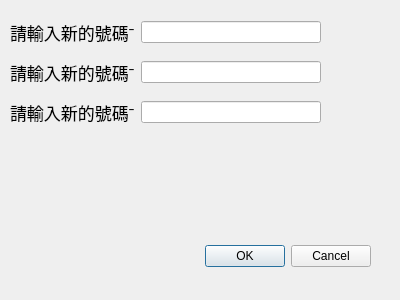
<?xml version="1.0" encoding="UTF-8"?>
<ui version="4.0">
 <class>Dialog</class>
 <widget class="QDialog" name="Dialog">
  <property name="geometry">
   <rect>
    <x>0</x>
    <y>0</y>
    <width>400</width>
    <height>300</height>
   </rect>
  </property>
  <property name="windowTitle">
   <string>Dialog</string>
  </property>
  <widget class="QDialogButtonBox" name="buttonBox">
   <property name="geometry">
    <rect>
     <x>30</x>
     <y>240</y>
     <width>341</width>
     <height>32</height>
    </rect>
   </property>
   <property name="orientation">
    <enum>Qt::Horizontal</enum>
   </property>
   <property name="standardButtons">
    <set>QDialogButtonBox::Cancel|QDialogButtonBox::Ok</set>
   </property>
  </widget>
  <widget class="QWidget" name="horizontalLayoutWidget_7">
   <property name="geometry">
    <rect>
     <x>10</x>
     <y>100</y>
     <width>311</width>
     <height>31</height>
    </rect>
   </property>
   <layout class="QHBoxLayout" name="horizontalLayout_7" stretch="0,10">
    <property name="sizeConstraint">
     <enum>QLayout::SetMaximumSize</enum>
    </property>
    <item>
     <widget class="QLabel" name="label_8">
      <property name="font">
       <font>
        <pointsize>13</pointsize>
       </font>
      </property>
      <property name="text">
       <string>請輸入新的號碼ˉ</string>
      </property>
     </widget>
    </item>
    <item>
     <widget class="QLineEdit" name="lineEdit_6"/>
    </item>
   </layout>
  </widget>
  <widget class="QWidget" name="horizontalLayoutWidget_4">
   <property name="geometry">
    <rect>
     <x>10</x>
     <y>20</y>
     <width>311</width>
     <height>31</height>
    </rect>
   </property>
   <layout class="QHBoxLayout" name="horizontalLayout_4" stretch="0,10">
    <property name="sizeConstraint">
     <enum>QLayout::SetMaximumSize</enum>
    </property>
    <item>
     <widget class="QLabel" name="label_5">
      <property name="font">
       <font>
        <pointsize>13</pointsize>
       </font>
      </property>
      <property name="text">
       <string>請輸入新的號碼ˉ</string>
      </property>
     </widget>
    </item>
    <item>
     <widget class="QLineEdit" name="lineEdit_3"/>
    </item>
   </layout>
  </widget>
  <widget class="QWidget" name="horizontalLayoutWidget_6">
   <property name="geometry">
    <rect>
     <x>10</x>
     <y>60</y>
     <width>311</width>
     <height>31</height>
    </rect>
   </property>
   <layout class="QHBoxLayout" name="horizontalLayout_6" stretch="0,10">
    <property name="sizeConstraint">
     <enum>QLayout::SetMaximumSize</enum>
    </property>
    <item>
     <widget class="QLabel" name="label_7">
      <property name="font">
       <font>
        <pointsize>13</pointsize>
       </font>
      </property>
      <property name="text">
       <string>請輸入新的號碼ˉ</string>
      </property>
     </widget>
    </item>
    <item>
     <widget class="QLineEdit" name="lineEdit_5"/>
    </item>
   </layout>
  </widget>
 </widget>
 <resources/>
 <connections>
  <connection>
   <sender>buttonBox</sender>
   <signal>accepted()</signal>
   <receiver>Dialog</receiver>
   <slot>accept()</slot>
   <hints>
    <hint type="sourcelabel">
     <x>248</x>
     <y>254</y>
    </hint>
    <hint type="destinationlabel">
     <x>157</x>
     <y>274</y>
    </hint>
   </hints>
  </connection>
  <connection>
   <sender>buttonBox</sender>
   <signal>rejected()</signal>
   <receiver>Dialog</receiver>
   <slot>reject()</slot>
   <hints>
    <hint type="sourcelabel">
     <x>316</x>
     <y>260</y>
    </hint>
    <hint type="destinationlabel">
     <x>286</x>
     <y>274</y>
    </hint>
   </hints>
  </connection>
 </connections>
</ui>
